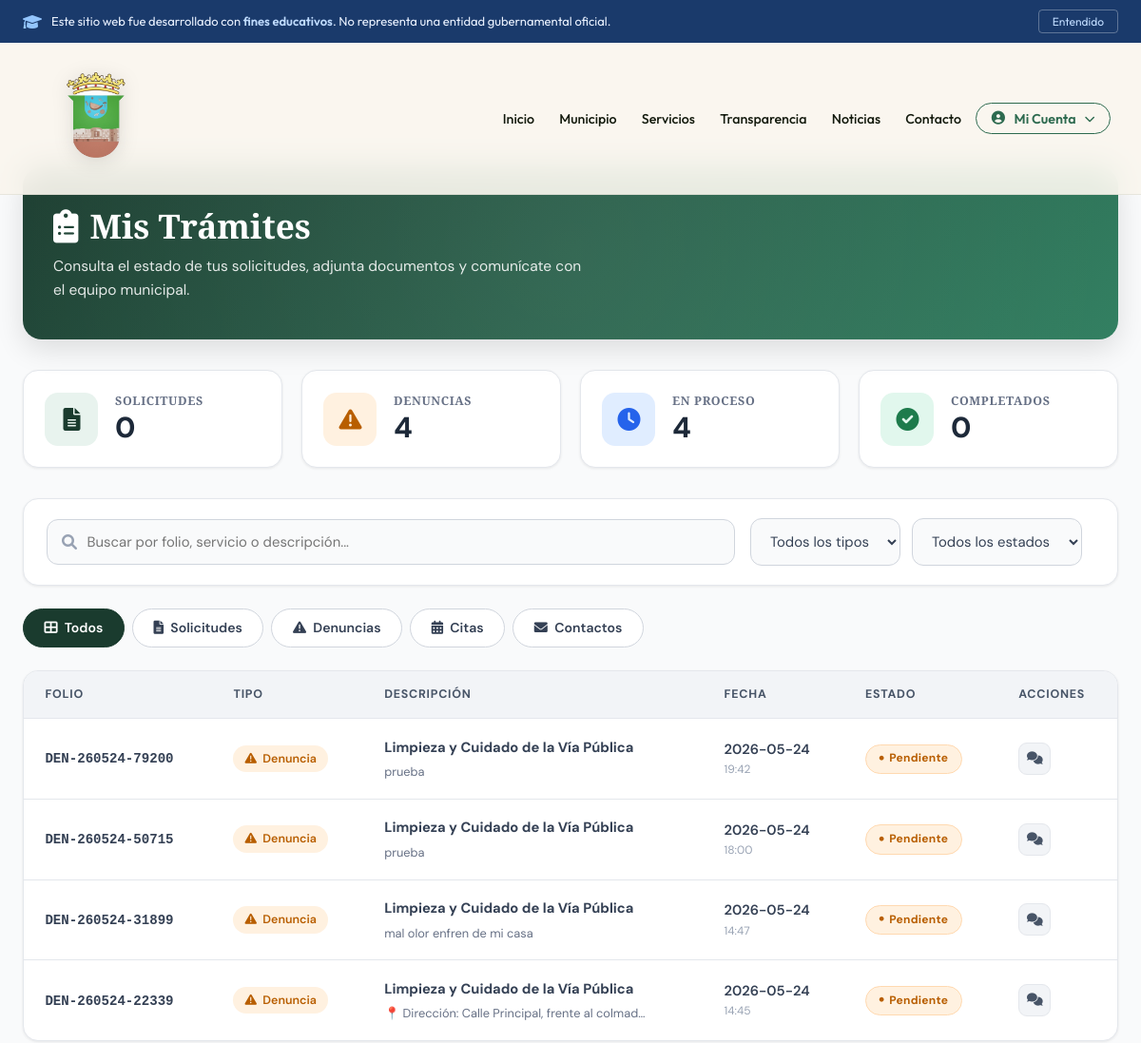
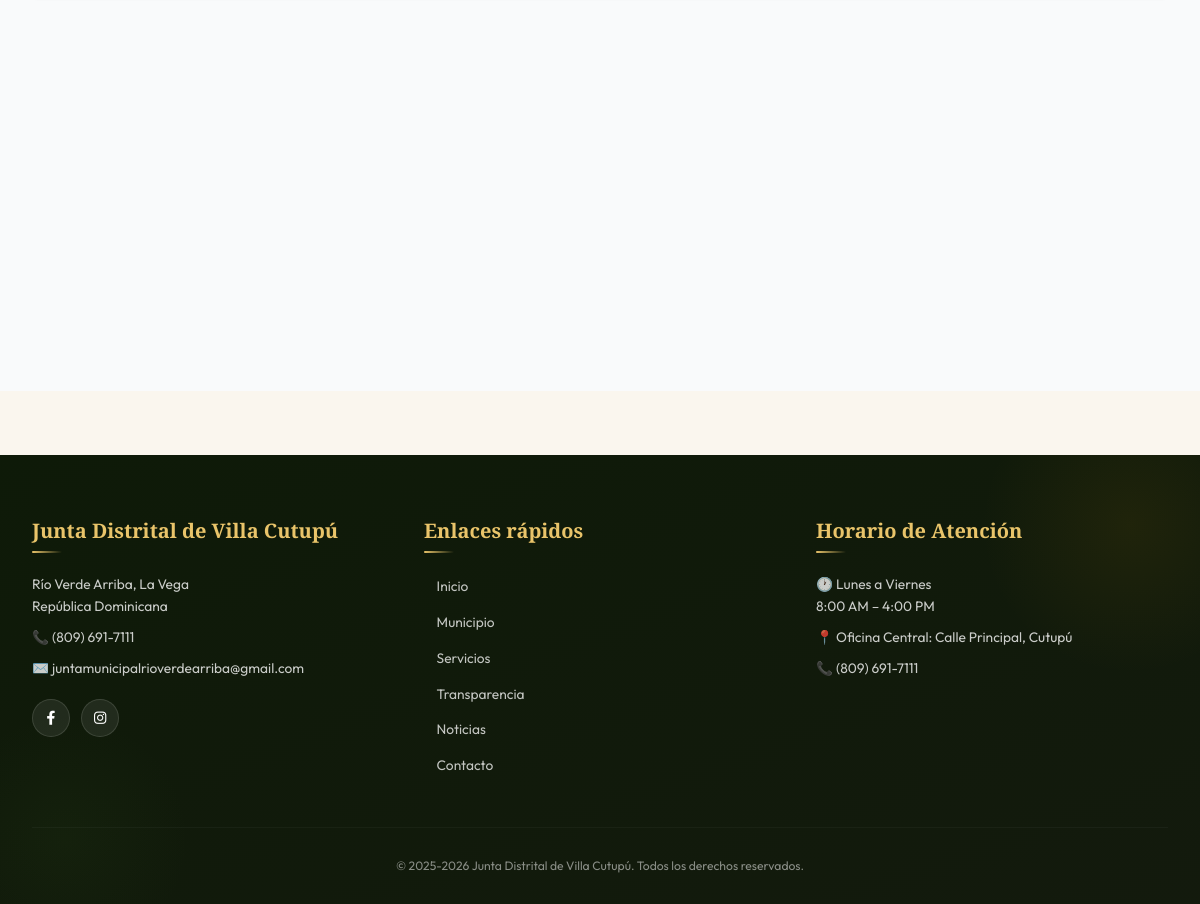
Page /mis-tramites (signed in) on the committed database (2 pictures, top to bottom).
### models/denuncia.py (models this page shows, shortened)
class Denuncia(db.Model):
    __tablename__ = 'denuncias'
    id = db.Column(db.Integer, primary_key=True)
    folio = db.Column(db.String(50), unique=True, nullable=False, index=True)
    usuario_email = db.Column(db.String(120), db.ForeignKey('usuarios.email'), nullable=True, index=True)
    usuario_nombre = db.Column(db.String(200))
    tipo = db.Column(db.String(100), index=True)
    tipo_nombre = db.Column(db.String(200))
    descripcion = db.Column(db.Text)
    ubicacion = db.Column(db.String(500))
    direccion = db.Column(db.String(500))
    lat = db.Column(db.Float)
    lng = db.Column(db.Float)
    geolocalizada = db.Column(db.Boolean, default=False)
    anonimo = db.Column(db.Boolean, default=False)
    evidencia = db.Column(db.Text)
    estado = db.Column(db.String(50), default='pendiente', index=True)
    fecha_creacion = db.Column(db.DateTime, default=datetime.utcnow, index=True)
    fecha_actualizacion = db.Column(db.DateTime, default=datetime.utcnow, onupdate=datetime.utcnow)
    comentarios_admin = db.Column(db.JSON, default=list)
    historial = db.Column(db.JSON, default=list)
    documentos = db.Column(db.JSON, default=list)
    asignado_a = db.Column(db.String(120))
    ESTADOS = ['pendiente', 'en_investigacion', 'resuelto', 'rechazado', 'cancelado']
    @classmethod
    def cargar_todos(cls):
        return cls.query.order_by(cls.fecha_creacion.desc()).all()

### app.py (the view, shortened to what this page needs)
@app.route("/mis-tramites")
@login_required
def mis_tramites():
    from models.usuario import Usuario
    from models import Solicitud, Denuncia
    from models.cita import Cita
    from datetime import datetime as dt
    email = session.get("user")
    if not email:
        flash("No hay sesión activa.", "error")
        return redirect(url_for("auth.login"))
    usuario = Usuario.query.filter_by(email=email).first()
    if not usuario:
        flash("Usuario no encontrado.", "error")
        return redirect(url_for("index"))
    tramites = []
    try:
        solicitudes = Solicitud.buscar_por_usuario(email)
    except Exception as e:
        print(f"Error cargando solicitudes: {e}")
    try:
        denuncias = Denuncia.cargar_todos()
        for d in denuncias:
            if d.usuario_email == email:
                tramites.append({
                    'tipo': 'denuncia',
                    'folio': d.folio,
                    'nombre': d.tipo_nombre,
                    'descripcion': d.descripcion[:100] + "..." if len(d.descripcion) > 100 else d.descripcion,
                    'estado': d.estado,
                    'fecha': d.fecha_creacion,
                    'url': url_for('admin.detalle_denuncia', denuncia_id=d.id) if session.get('is_admin') else '#'
                })
    except Exception as e:
        print(f"Error cargando denuncias: {e}")
    try:
        citas = Cita.buscar_por_usuario(email)
    except Exception as e:
        print(f"Error cargando citas: {e}")
    try:
        from models.mensaje import Mensaje
        contactos_usuario = Mensaje.query.filter_by(
            usuario_email=email,
            tramite_tipo='consulta',
            es_admin=False
        ).order_by(Mensaje.fecha_creacion.desc()).all()
    except Exception as e:
        print(f"Error cargando contactos: {e}")
        import traceback
        traceback.print_exc()
    def get_fecha_comparable(item):
        fecha = item.get('fecha')
        if fecha is None:
            return dt.min
        if isinstance(fecha, dt):
            return fecha
    for t in tramites:
        fecha = t.get('fecha')
        if fecha is None:
            t['fecha_creacion'] = ''
        elif isinstance(fecha, dt):
            t['fecha_creacion'] = fecha.strftime('%Y-%m-%d %H:%M:%S')
        elif isinstance(fecha, str):
            t['fecha_creacion'] = fecha
        else:
            t['fecha_creacion'] = str(fecha)
    tramites.sort(key=get_fecha_comparable, reverse=True)
    stats = {
        'total': len(tramites),
        'solicitudes': len([t for t in tramites if t['tipo'] == 'solicitud']),
        'denuncias': len([t for t in tramites if t['tipo'] == 'denuncia']),
        'citas': len([t for t in tramites if t['tipo'] == 'cita']),
        'contactos': len([t for t in tramites if t['tipo'] == 'contacto']),
        'pendientes': len([t for t in tramites if t['estado'] in ['pendiente', 'en_proceso', 'en_investigacion']]),
        'completados': len([t for t in tramites if t['estado'] in ['completado', 'resuelto', 'completada', 'respondido']])
    }
    import json as _json
    def tramite_serializable(t):
        result = {}
        for k, v in t.items():
            if isinstance(v, dt):
                result[k] = v.strftime('%Y-%m-%d %H:%M:%S')
            elif isinstance(v, str):
                result[k] = v.replace('\n', ' ').replace('\r', ' ').replace('\t', ' ')
            else:
                result[k] = v
        return result
    tramites_json = _json.dumps([tramite_serializable(t) for t in tramites], ensure_ascii=False)
    return render_template(
        "usuarios/mis_tramites.html",
        tramites=tramites,
        stats=stats,
        tramites_json=tramites_json
    )

### app.py (called while the page is built, shortened)
@app.after_request
def manejar_redirect_google(response):
    return response

@app.after_request
def set_performance_headers(response):
    response.headers['X-Content-Type-Options'] = 'nosniff'
    response.headers['X-Frame-Options'] = 'SAMEORIGIN'
    response.headers['X-XSS-Protection'] = '1; mode=block'
    if request.path.startswith('/static/'):
        response.headers['Cache-Control'] = 'no-cache, no-store, must-revalidate, max-age=0'
        response.headers['Pragma'] = 'no-cache'
        response.headers['Expires'] = '0'
    elif response.content_type.startswith('text/html'):
        response.headers['Cache-Control'] = 'no-cache, no-store, must-revalidate, max-age=0'
        response.headers['Pragma'] = 'no-cache'
        response.headers['Expires'] = '0'
    return response

### auth.py (called while the page is built)
def esta_logueado():
    return "user" in session

def login_required(f):
    @wraps(f)
    def decorated_function(*args, **kwargs):
        if not esta_logueado():
            flash("🔐 Necesitas iniciar sesión.", "warning")
            return redirect(url_for("auth.login", next=request.url))
        return f(*args, **kwargs)
    return decorated_function

### models/cita.py (called while the page is built)
    @classmethod
    def buscar_por_usuario(cls, email):
        return cls.query.filter_by(usuario_email=email).order_by(cls.fecha_solicitud.desc()).all()

### models/configuracion.py (called while the page is built, shortened)
    @classmethod
    def get(cls, clave, default=None):
        if clave in cls._cache:
            return cls._cache[clave]

### models/menu_item.py (called while the page is built)
    @staticmethod
    def obtener_menu_completo():
        return MenuItem.query.filter_by(padre_id=None, activo=True)\
            .order_by(MenuItem.orden).all()

### models/solicitud.py (called while the page is built)
    @classmethod
    def buscar_por_usuario(cls, email):
        return cls.query.filter_by(usuario_email=email).order_by(cls.fecha_creacion.desc()).all()

### templates/usuarios/mis_tramites.html (shortened to what this page needs)
{% extends "base.html" %}
{% block content %}
<div class="tramites-page">
<div class="tramites-container">
  <div class="tramites-header">
    <h1><i class="fas fa-clipboard-list"></i> Mis Trámites</h1>
    <p>Consulta el estado de tus solicitudes, adjunta documentos y comunícate con el equipo municipal.</p>
  </div>
  <div class="stats-grid">
    <div class="stat-card">
      <div class="stat-icon solicitudes"><i class="fas fa-file-alt"></i></div>
      <div class="stat-content"><h3>Solicitudes</h3><div class="stat-number">{{ stats.solicitudes|default(0) }}</div></div>
    </div>
    <div class="stat-card">
      <div class="stat-icon denuncias"><i class="fas fa-exclamation-triangle"></i></div>
      <div class="stat-content"><h3>Denuncias</h3><div class="stat-number">{{ stats.denuncias|default(0) }}</div></div>
    </div>
    <div class="stat-card">
      <div class="stat-icon pendientes"><i class="fas fa-clock"></i></div>
      <div class="stat-content"><h3>En proceso</h3><div class="stat-number">{{ stats.pendientes|default(0) }}</div></div>
    </div>
    <div class="stat-card">
      <div class="stat-icon completadas"><i class="fas fa-check-circle"></i></div>
      <div class="stat-content"><h3>Completados</h3><div class="stat-number">{{ stats.completados|default(0) }}</div></div>
    </div>
  </div>
  <div class="filters-section">
    <div class="search-box">
      <i class="fas fa-search"></i>
      <input type="text" id="searchInput" placeholder="Buscar por folio, servicio o descripción..." autocomplete="off">
    </div>
    <div class="filter-group">
      <select id="tipoFilter" class="filter-select">
        <option value="todos">Todos los tipos</option>
      </select>
      <select id="estadoFilter" class="filter-select">
        <option value="todos">Todos los estados</option>
      </select>
    </div>
  </div>
  <div class="type-tabs">
    <button class="type-tab active" data-tipo="todos"><i class="fas fa-th-large"></i> Todos</button>
    <button class="type-tab" data-tipo="solicitud"><i class="fas fa-file-alt"></i> Solicitudes</button>
    <button class="type-tab" data-tipo="denuncia"><i class="fas fa-exclamation-triangle"></i> Denuncias</button>
    <button class="type-tab" data-tipo="cita"><i class="fas fa-calendar-alt"></i> Citas</button>
    <button class="type-tab" data-tipo="contacto"><i class="fas fa-envelope"></i> Contactos</button>
  </div>
  {% if tramites %}
  <div class="table-container">
    <table class="table" id="tramitesTable">
      <thead>
        <tr>
          <th>Folio</th>
          <th>Tipo</th>
          <th>Descripción</th>
          <th>Fecha</th>
          <th>Estado</th>
          <th>Acciones</th>
        </tr>
      </thead>
      <tbody>
        {% for item in tramites %}
        <tr data-tipo="{{ item.tipo }}" data-estado="{{ item.estado }}" data-folio="{{ item.folio }}" onclick="verDetalle('{{ item.folio }}')">
          <td><strong style="font-family:monospace;font-size:.88rem;">{{ item.folio }}</strong></td>
          <td>
            {% if item.tipo == 'solicitud' %}
              <span class="tipo-badge tipo-solicitud"><i class="fas fa-file-alt"></i> Solicitud</span>
            {% elif item.tipo == 'denuncia' %}
              <span class="tipo-badge tipo-denuncia"><i class="fas fa-exclamation-triangle"></i> Denuncia</span>
            {% elif item.tipo == 'cita' %}
              <span class="tipo-badge tipo-cita"><i class="fas fa-calendar-alt"></i> Cita</span>
            {% else %}
              <span class="tipo-badge tipo-contacto"><i class="fas fa-envelope"></i> Contacto</span>
            {% endif %}
          </td>
          <td>
            <div style="max-width:280px;">
              <strong>{{ item.nombre }}</strong>
              <div style="color:var(--tr-gray-500);font-size:.8rem;margin-top:.2rem;white-space:nowrap;overflow:hidden;text-overflow:ellipsis;">
                {{ item.descripcion[:55] }}{% if item.descripcion|length > 55 %}...{% endif %}
              </div>
            </div>
          </td>
          <td>
            {% if item.fecha_creacion %}
              <span style="font-weight:600;">{{ item.fecha_creacion[:10] }}</span>
              <div style="color:var(--tr-gray-400);font-size:.75rem;">
                {% if item.fecha_creacion|length > 11 %}{{ item.fecha_creacion[11:16] }}{% endif %}
              </div>
            {% else %}
              <span>—</span>
            {% endif %}
          </td>
          <td>
            <span class="badge badge-{{ item.estado }}">
              <i class="fas fa-circle" style="font-size:.3rem;"></i>
              {{ item.estado|replace('_',' ')|title }}
            </span>
          </td>
          <td onclick="event.stopPropagation()">
            <div class="action-buttons">
              <button class="btn-icon" onclick="verDetalle('{{ item.folio }}')" title="Ver detalle">
                <i class="fas fa-comments"></i>
              </button>
            </div>
          </td>
        </tr>
        {% endfor %}
      </tbody>
    </table>
  </div>
  {% endif %}
</div>
</div>
{% endblock %}

### rows in the picture
Denuncia: folio "DEN-260524-79200", nombre "Limpieza y Cuidado de la Vía Pública", descripcion "prueba", fecha_creacion "2026-05-24", fecha_creacion "19:42", estado "Pendiente"
Denuncia: folio "DEN-260524-50715", nombre "Limpieza y Cuidado de la Vía Pública", descripcion "prueba", fecha_creacion "2026-05-24", fecha_creacion "18:00", estado "Pendiente"
Denuncia: folio "DEN-260524-31899", nombre "Limpieza y Cuidado de la Vía Pública", descripcion "mal olor enfren de mi casa", fecha_creacion "2026-05-24", fecha_creacion "14:47", estado "Pendiente"
Denuncia: folio "DEN-260524-22339", nombre "Limpieza y Cuidado de la Vía Pública", descripcion "📍 Dirección: Calle Principal, frente al colmad…", fecha_creacion "2026-05-24", fecha_creacion "14:45", estado "Pendiente"

### other values in the picture
{{ stats.solicitudes|default(0) }} "0"
{{ stats.denuncias|default(0) }} "4"
{{ stats.pendientes|default(0) }} "4"
{{ stats.completados|default(0) }} "0"
